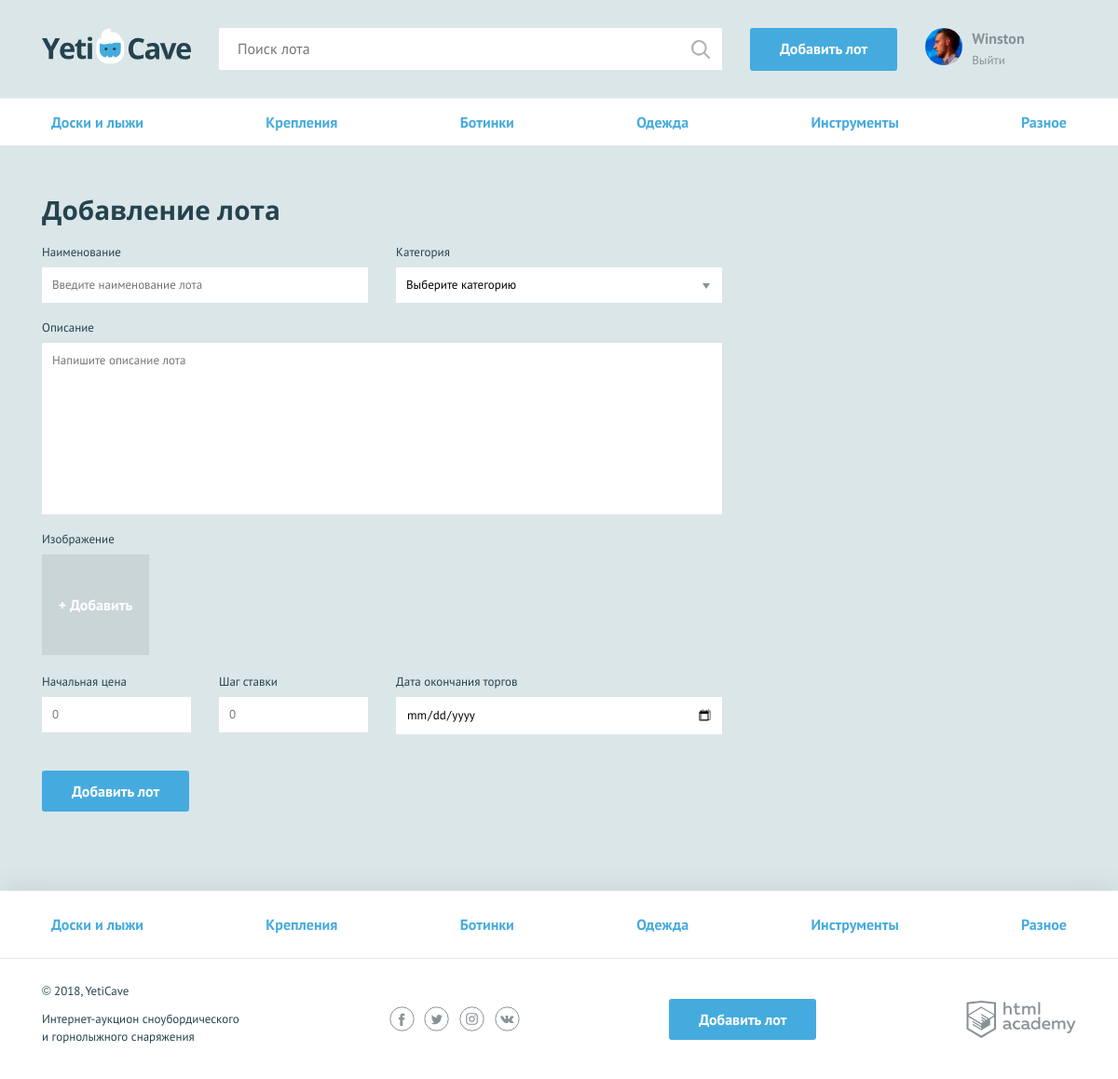
The page /add.php (signed in) on the database its author committed.
### tables this page shows
CREATE TABLE categories (
	id INTEGER AUTO_INCREMENT PRIMARY KEY,
	name_ru VARCHAR(30) UNIQUE,
	name_en VARCHAR(30) UNIQUE 
);

### functions.php (called while the page is built, shortened)
<?php
function include_template($name, $data) {
    $name = 'templates/' . $name;
    extract($data);
    require $name;
    $result = ob_get_clean();
    return $result;
}
function getPostVal($name) {
    return filter_input(INPUT_POST, $name);
}

### templates/add_lot_tmplt.php (the view, shortened to what this page needs)
<nav class="nav">
  <ul class="nav__list container">
    <?php foreach($categories as $value): ?>
      <li class="nav__item">
        <a href="all-lots.html"><?= $value['name_ru']; ?></a>
      </li>
    <?php endforeach; ?>
  </ul>
</nav>
<form class="form form--add-lot container <?= isset($errors) ? 'form--invalid' : ''; ?>" action="add.php" method="post" enctype="multipart/form-data">
  <h2>Добавление лота</h2>
  <div class="form__container-two">
    <?php $classname = isset($errors['lot_name']) ? 'form__item--invalid' : ''; ?>
    <div class="form__item <?= $classname; ?>">
      <label for="lot_name">Наименование</label>
      <input id="lot_name" type="text" name="lot_name" placeholder="Введите наименование лота" value="<?= isset($new_lot['lot_name']) ? $new_lot['lot_name'] : ''; ?>" <?= $required; ?>>
    </div>
    <?php $classname = isset($errors['category']) ? 'form__item--invalid' : ''; ?>
    <div class="form__item <?= $classname; ?>">
      <label for="category">Категория</label>
      <select id="category" name="category" <?= $required; ?>>
        <option disabled <?= isset($new_lot['category']) ? '' : 'selected' ?>>Выберите категорию</option>
      </select>
    </div>
  </div>
  <?php $classname = isset($errors['description']) ? 'form__item--invalid' : ''; ?>
  <div class="form__item form__item--wide <?= $classname; ?>">
    <label for="description">Описание</label>
    <textarea id="description" name="description" placeholder="Напишите описание лота" <?= $required; ?>><?= isset($new_lot['description']) ? $new_lot['description'] : ''; ?></textarea>
  </div>
  <?php if (isset($errors)) {
    if (isset($errors['lot_img'])) {
      $classname = 'form__item--file';
    } else {
      $classname = 'form__item--uploaded';
    }
  } else {
    $classname = 'form__item--file';
  } ?>
  <div class="form__item <?= $classname; ?>">
    <label>Изображение</label>
    <div class="form__input-file">
      <label for="photo2">
        <?php if (isset($errors)) {
                if (isset($errors['lot_img'])) {
                  $span_msg = '+ Добавить';
                } else {
                  $span_msg = '';
                }
              } else {
                $span_msg = '+ Добавить';
              } ?>
        <span <?= isset($errors['lot_img']) ? 'style="border-color: #f84646;"' : '' ?>><?= $span_msg; ?></span>
      </label>
    </div>
  </div>
  <div class="form__container-three">
    <?php $classname = isset($errors['lot_rate']) ? 'form__item--invalid' : ''; ?>
    <div class="form__item form__item--small <?= $classname; ?>">
      <label for="lot_rate">Начальная цена</label>
      <input id="lot_rate" type="text" name="lot_rate" placeholder="0" value="<?= isset($new_lot['lot_rate']) ? $new_lot['lot_rate'] : ''; ?>" <?= $required; ?>>
    </div>
    <?php $classname = isset($errors['lot_step']) ? 'form__item--invalid' : ''; ?>
    <div class="form__item form__item--small <?= $classname; ?>">
      <label for="lot_step">Шаг ставки</label>
      <input id="lot_step" type="text" name="lot_step" placeholder="0" value="<?= isset($new_lot['lot_step']) ? $new_lot['lot_step'] : ''; ?>" <?= $required; ?>>
    </div>
    <?php $classname = isset($errors['lot_date']) ? 'form__item--invalid' : ''; ?>
    <div class="form__item <?= $classname; ?>">
      <label for="lot_date">Дата окончания торгов</label>
      <input class="form__input-date" id="lot_date" type="date" name="lot_date" value="<?= isset($new_lot['lot_date']) ? $new_lot['lot_date'] : ''; ?>" <?= $required; ?>>
    </div>
  </div>
  <button type="submit" class="button">Добавить лот</button>
</form>

### templates/layout.php (shortened to what this page needs)
<!DOCTYPE html>
<html lang="ru">
<head>
    <link href="css/normalize.min.css" rel="stylesheet">
    <link href="css/style.css" rel="stylesheet">
</head>
<body>
<div class="page-wrapper">
<header class="main-header">
    <div class="main-header__container container">
        <a class="main-header__logo" href="index.php">
            <img src="img/logo.svg" width="160" height="39" alt="Логотип компании YetiCave">
        </a>
        <form class="main-header__search" method="get" action="search.php">
            <?php $value = isset($search) ? esc($search) : ''; ?>
            <input type="search" name="search" placeholder="Поиск лота" value="<?= $value; ?>">
            <input class="main-header__search-btn" type="submit" name="find" value="Найти">
        </form>
        <a class="main-header__add-lot button" href="add.php">Добавить лот</a>
        <nav class="user-menu">
            <?php if (isset($_SESSION['user'])):?>
                <div class="user-menu__image">
                    <img src="<?= $_SESSION['user']['avatar_ref']; ?>" width="40" height="40" alt="Пользователь">
                </div>
                <div class="user-menu__logged">
                    <p><?= $_SESSION['user']['name']; ?></p>
                    <a href="logout.php">Выйти</a>
                </div>
            <?php endif; ?>
        </nav>
    </div>
</header>
<?php isset($main_container) ?: ($main_container = ''); ?>
<main class="<?= $main_container; ?>">
    <?= $page_content; ?>
</main>
</div>
<footer class="main-footer">
    <nav class="nav">
        <ul class="nav__list container">
            <?php isset($cur_category) ?: ($cur_category = ''); ?>
            <?php foreach($categories as $category):
                $classname = $cur_category == $category['name_ru'] ? 'nav__item--current' : ''; ?>
                <li class="nav__item <?= $classname; ?>">
                    <a href="all_lots.php?category=<?= $category['name_ru']; ?>"><?= $category['name_ru']; ?></a>
                </li>
            <?php endforeach; ?>
        </ul>
    </nav>
    <div class="main-footer__bottom container">
        <div class="main-footer__copyright">
            <p>© 2018, YetiCave</p>
            <p>Интернет-аукцион сноубордического и горнолыжного снаряжения</p>
        </div>
        <div class="main-footer__social social">
            <a class="social__link social__link--facebook" href="#">
            </a>
            <a class="social__link social__link--twitter" href="#">
            </a>
            <a class="social__link social__link--instagram" href="#">
            </a>
            <a class="social__link social__link--vkontakte" href="#">
            </a>
        </div>
        <a class="main-footer__add-lot button" href="add.php">Добавить лот</a>
        <div class="main-footer__developed-by">
            <a class="logo-academy" href="https://htmlacademy.ru/intensive/php">
            </a>
        </div>
    </div>
</footer>
</body>
</html>

### rows shown on the page
categories: name_ru "Доски и лыжи"
categories: name_ru "Крепления"
categories: name_ru "Ботинки"
categories: name_ru "Одежда"
categories: name_ru "Инструменты"
categories: name_ru "Разное"

### other values the page prints
$_SESSION['user']['name'] "Winston"
$span_msg "+ Добавить"
